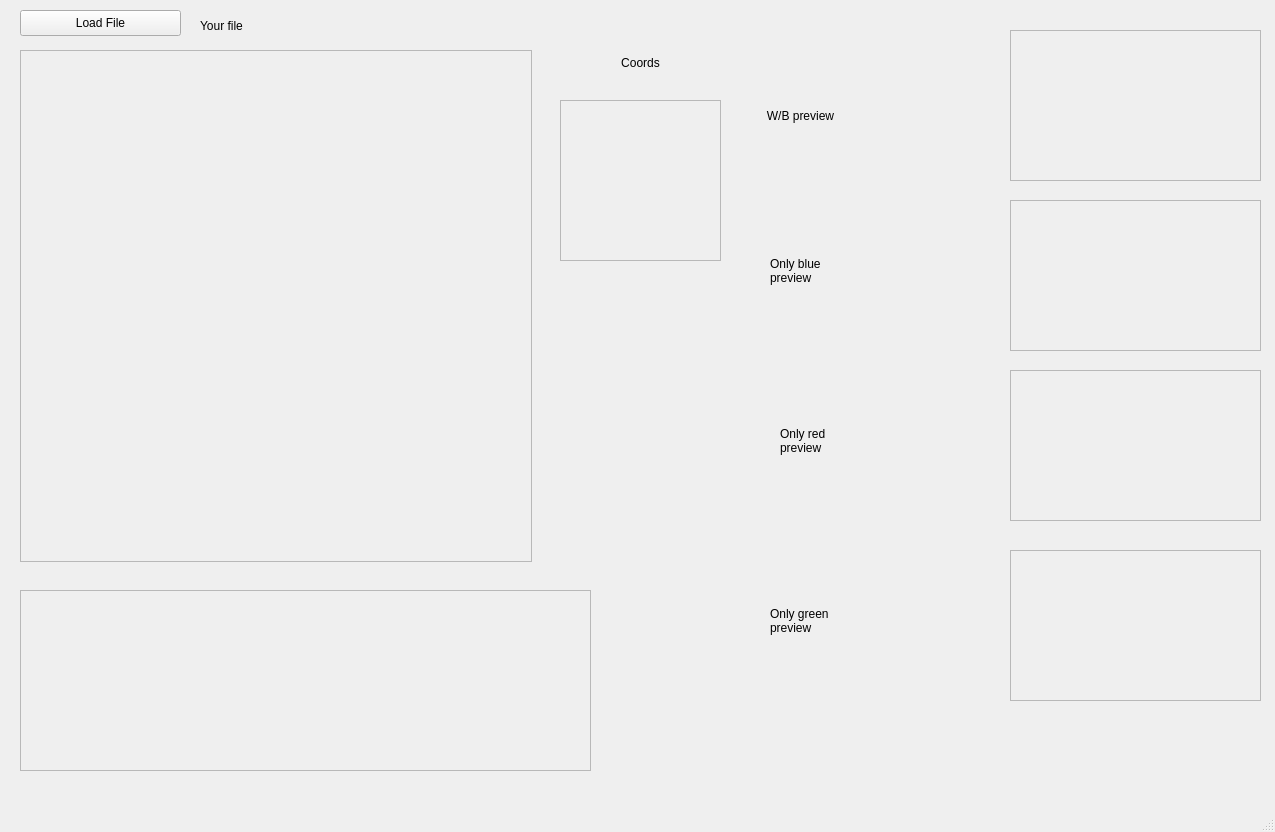
<?xml version="1.0" encoding="UTF-8"?>
<ui version="4.0">
 <class>Imchanger</class>
 <widget class="QMainWindow" name="Imchanger">
  <property name="geometry">
   <rect>
    <x>0</x>
    <y>0</y>
    <width>1275</width>
    <height>832</height>
   </rect>
  </property>
  <property name="windowTitle">
   <string>MainWindow</string>
  </property>
  <widget class="QWidget" name="centralwidget">
   <widget class="QFrame" name="img_frame">
    <property name="geometry">
     <rect>
      <x>20</x>
      <y>50</y>
      <width>512</width>
      <height>512</height>
     </rect>
    </property>
    <property name="frameShape">
     <enum>QFrame::Shape::StyledPanel</enum>
    </property>
    <property name="frameShadow">
     <enum>QFrame::Shadow::Raised</enum>
    </property>
   </widget>
   <widget class="QLabel" name="filename_label">
    <property name="geometry">
     <rect>
      <x>200</x>
      <y>10</y>
      <width>331</width>
      <height>31</height>
     </rect>
    </property>
    <property name="text">
     <string>Your file</string>
    </property>
    <property name="alignment">
     <set>Qt::AlignmentFlag::AlignLeading|Qt::AlignmentFlag::AlignLeft|Qt::AlignmentFlag::AlignVCenter</set>
    </property>
   </widget>
   <widget class="QScrollArea" name="modified">
    <property name="geometry">
     <rect>
      <x>20</x>
      <y>590</y>
      <width>571</width>
      <height>181</height>
     </rect>
    </property>
    <property name="widgetResizable">
     <bool>true</bool>
    </property>
    <widget class="QWidget" name="scrollAreaWidgetContents">
     <property name="geometry">
      <rect>
       <x>0</x>
       <y>0</y>
       <width>569</width>
       <height>179</height>
      </rect>
     </property>
    </widget>
   </widget>
   <widget class="QPushButton" name="load_button">
    <property name="geometry">
     <rect>
      <x>20</x>
      <y>10</y>
      <width>161</width>
      <height>26</height>
     </rect>
    </property>
    <property name="text">
     <string>Load File</string>
    </property>
   </widget>
   <widget class="QFrame" name="gray_frame">
    <property name="geometry">
     <rect>
      <x>850</x>
      <y>30</y>
      <width>150</width>
      <height>150</height>
     </rect>
    </property>
   </widget>
   <widget class="QLabel" name="gray_text">
    <property name="geometry">
     <rect>
      <x>740</x>
      <y>70</y>
      <width>121</width>
      <height>91</height>
     </rect>
    </property>
    <property name="text">
     <string>W/B preview</string>
    </property>
    <property name="alignment">
     <set>Qt::AlignmentFlag::AlignCenter</set>
    </property>
   </widget>
   <widget class="QLabel" name="red_text">
    <property name="geometry">
     <rect>
      <x>780</x>
      <y>420</y>
      <width>66</width>
      <height>41</height>
     </rect>
    </property>
    <property name="text">
     <string>Only red preview</string>
    </property>
    <property name="wordWrap">
     <bool>true</bool>
    </property>
   </widget>
   <widget class="QLabel" name="blue_text">
    <property name="geometry">
     <rect>
      <x>770</x>
      <y>250</y>
      <width>66</width>
      <height>41</height>
     </rect>
    </property>
    <property name="text">
     <string>Only blue preview</string>
    </property>
    <property name="wordWrap">
     <bool>true</bool>
    </property>
   </widget>
   <widget class="QLabel" name="green_text">
    <property name="geometry">
     <rect>
      <x>770</x>
      <y>600</y>
      <width>81</width>
      <height>41</height>
     </rect>
    </property>
    <property name="text">
     <string>Only green preview</string>
    </property>
    <property name="wordWrap">
     <bool>true</bool>
    </property>
   </widget>
   <widget class="QFrame" name="red_frame">
    <property name="geometry">
     <rect>
      <x>850</x>
      <y>370</y>
      <width>150</width>
      <height>150</height>
     </rect>
    </property>
   </widget>
   <widget class="QFrame" name="blue_frame">
    <property name="geometry">
     <rect>
      <x>850</x>
      <y>200</y>
      <width>150</width>
      <height>150</height>
     </rect>
    </property>
   </widget>
   <widget class="QFrame" name="green_frame">
    <property name="geometry">
     <rect>
      <x>850</x>
      <y>550</y>
      <width>150</width>
      <height>150</height>
     </rect>
    </property>
   </widget>
   <widget class="QFrame" name="cursor_frame">
    <property name="geometry">
     <rect>
      <x>560</x>
      <y>100</y>
      <width>161</width>
      <height>161</height>
     </rect>
    </property>
    <property name="frameShape">
     <enum>QFrame::Shape::StyledPanel</enum>
    </property>
    <property name="frameShadow">
     <enum>QFrame::Shadow::Raised</enum>
    </property>
   </widget>
   <widget class="QFrame" name="frame">
    <property name="geometry">
     <rect>
      <x>1010</x>
      <y>30</y>
      <width>251</width>
      <height>151</height>
     </rect>
    </property>
    <property name="frameShape">
     <enum>QFrame::Shape::StyledPanel</enum>
    </property>
    <property name="frameShadow">
     <enum>QFrame::Shadow::Raised</enum>
    </property>
   </widget>
   <widget class="QFrame" name="frame_2">
    <property name="geometry">
     <rect>
      <x>1010</x>
      <y>200</y>
      <width>251</width>
      <height>151</height>
     </rect>
    </property>
    <property name="frameShape">
     <enum>QFrame::Shape::StyledPanel</enum>
    </property>
    <property name="frameShadow">
     <enum>QFrame::Shadow::Raised</enum>
    </property>
   </widget>
   <widget class="QFrame" name="frame_3">
    <property name="geometry">
     <rect>
      <x>1010</x>
      <y>370</y>
      <width>251</width>
      <height>151</height>
     </rect>
    </property>
    <property name="frameShape">
     <enum>QFrame::Shape::StyledPanel</enum>
    </property>
    <property name="frameShadow">
     <enum>QFrame::Shadow::Raised</enum>
    </property>
   </widget>
   <widget class="QFrame" name="frame_4">
    <property name="geometry">
     <rect>
      <x>1010</x>
      <y>550</y>
      <width>251</width>
      <height>151</height>
     </rect>
    </property>
    <property name="frameShape">
     <enum>QFrame::Shape::StyledPanel</enum>
    </property>
    <property name="frameShadow">
     <enum>QFrame::Shadow::Raised</enum>
    </property>
   </widget>
   <widget class="QLabel" name="coords_label">
    <property name="geometry">
     <rect>
      <x>570</x>
      <y>47</y>
      <width>141</width>
      <height>31</height>
     </rect>
    </property>
    <property name="text">
     <string>Coords</string>
    </property>
    <property name="alignment">
     <set>Qt::AlignmentFlag::AlignCenter</set>
    </property>
   </widget>
  </widget>
  <widget class="QMenuBar" name="menubar">
   <property name="geometry">
    <rect>
     <x>0</x>
     <y>0</y>
     <width>1275</width>
     <height>23</height>
    </rect>
   </property>
  </widget>
  <widget class="QStatusBar" name="statusbar"/>
  <action name="actionload_file">
   <property name="icon">
    <iconset theme="QIcon::ThemeIcon::DocumentSave"/>
   </property>
   <property name="text">
    <string>load_file</string>
   </property>
   <property name="menuRole">
    <enum>QAction::MenuRole::NoRole</enum>
   </property>
  </action>
 </widget>
 <resources/>
 <connections/>
</ui>
